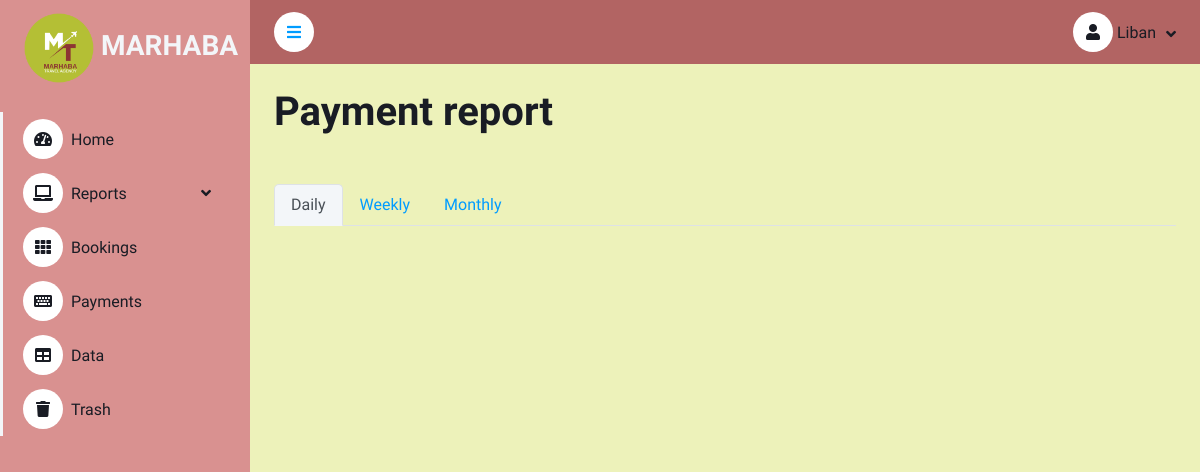
/report_payment (signed in), run on an earlier commit of the app's database.
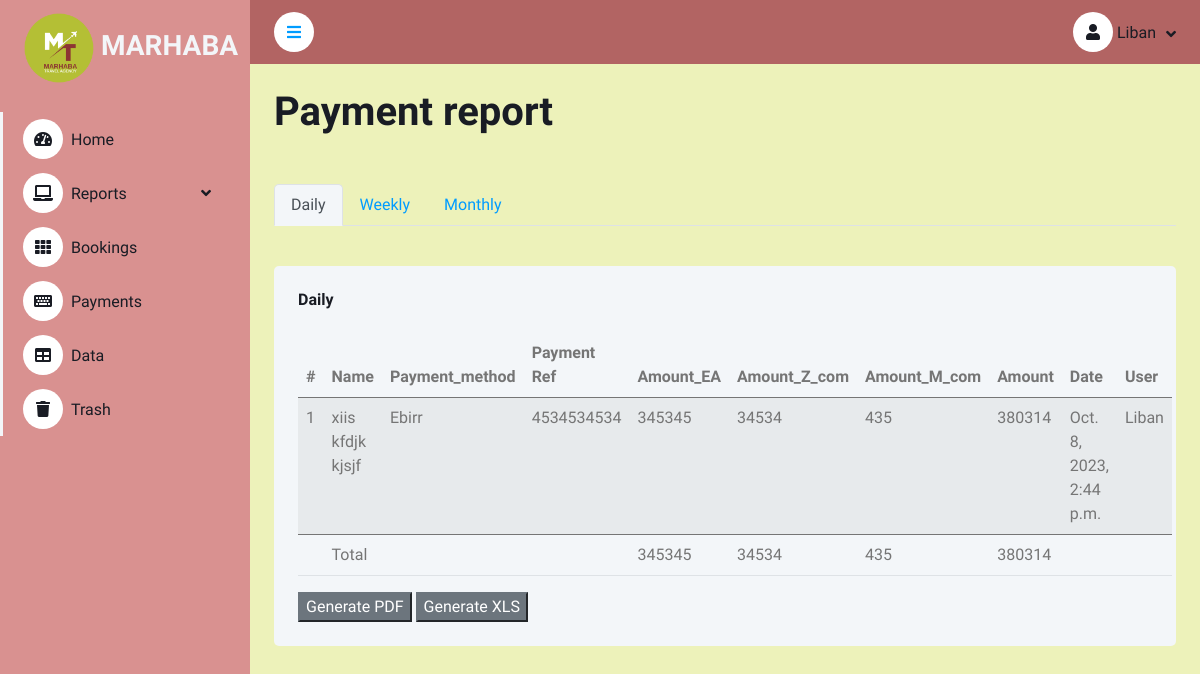
And on a later commit of the database.
### booking_brain/models.py (models this page shows, shortened)
class Payment(models.Model):
    id =models.AutoField(primary_key=True)
    user = models.ForeignKey(User, on_delete=models.CASCADE)
    Date_created = models.DateTimeField(auto_now_add=True)
    Payment_method = models.CharField(max_length=50)
    Payment_status = models.BooleanField(default=True)
    Ticket_no = models.CharField(max_length=50, null=True)
    Payment_ref = models.CharField(max_length=50)
    Amount_EA = models.IntegerField()
    Amount_Z_com = models.IntegerField()
    Amount_M_com = models.IntegerField()
    Amount = models.IntegerField()
    passenger = models.ForeignKey(Passenger, on_delete=models.CASCADE)
    def __str__(self):
        return (f'{self.passenger.First_name} {self.passenger.Middle_name} {self.passenger.Last_name}')

class Passenger(models.Model):
    id = models.AutoField(primary_key=True)
    Date_created = models.DateTimeField(auto_now_add=True)
    user = models.ForeignKey(User, on_delete=models.CASCADE)
    First_name = models.CharField(max_length=50)
    Middle_name = models.CharField(max_length=50)
    Last_name = models.CharField(max_length=50)
    Phone_number = models.CharField(max_length=50)
    Departure_place = models.CharField(max_length=50)
    Destination = models.CharField(max_length=50)
    Departure_date = models.DateField()
    Return_date = models.DateField(null=True)
    Amount = models.IntegerField()
    Booked = models.BooleanField(default=False)
    Paid  =  models.BooleanField(default=False)

### booking_brain/views.py (the view)
# urls.py: path('report_payment', views.report_payment , name = 'report_payment'),
@login_required(login_url='login_user')
def report_payment(request):
    payments_today =  Query_model_by_duration(Payment, 'day')
    today_amount_ea = payments_today.aggregate(Sum('Amount_EA'))['Amount_EA__sum']
    today_amount_z_com = payments_today.aggregate(Sum('Amount_Z_com'))['Amount_Z_com__sum']
    today_amount_m_com = payments_today.aggregate(Sum('Amount_M_com'))['Amount_M_com__sum']
    today_amount = payments_today.aggregate(Sum('Amount'))['Amount__sum']
    payments_this_week =  Query_model_by_duration(Payment, 'week')
    week_amount_ea = payments_this_week.aggregate(Sum('Amount_EA'))['Amount_EA__sum']
    week_amount_z_com = payments_this_week.aggregate(Sum('Amount_Z_com'))['Amount_Z_com__sum']
    week_amount_m_com = payments_this_week.aggregate(Sum('Amount_M_com'))['Amount_M_com__sum']
    week_amount = payments_this_week.aggregate(Sum('Amount'))['Amount__sum']
    payments_this_month  = Query_model_by_duration(Payment, 'month')
    month_amount_ea = payments_this_month.aggregate(Sum('Amount_EA'))['Amount_EA__sum']
    month_amount_z_com = payments_this_month.aggregate(Sum('Amount_Z_com'))['Amount_Z_com__sum']
    month_amount_m_com = payments_this_month.aggregate(Sum('Amount_M_com'))['Amount_M_com__sum']
    month_amount = payments_this_month.aggregate(Sum('Amount'))['Amount__sum']
    context = {
        'payments_today' : {'objects' : payments_today, 'amount_ea' : today_amount_ea,
        'amount_m_com' : today_amount_m_com, 'amount_z_com' : today_amount_z_com, 'amount' : today_amount},
        'payments_this_week' : {'objects' : payments_this_week, 'amount_ea' : week_amount_ea,
        'amount_m_com' : week_amount_m_com, 'amount_z_com' : week_amount_z_com, 'amount' : week_amount},
        'payments_this_month' : {'objects' : payments_this_month, 'amount_ea' : month_amount_ea,
        'amount_m_com' : month_amount_m_com, 'amount_z_com' : month_amount_z_com, 'amount' : month_amount}
    }
    return render(request,'booking_brain/report_payment.html', context)

### booking_brain/templates/booking_brain/report_payment.html (shortened to what this page needs)
{% extends 'booking_brain/base.html' %}
{% block content %}
<div class="row g-4">
<h1 class="mb-4">Payment report</h1>
<nav>
    <div class="nav nav-tabs" id="nav-tab" role="tablist">
        <button class="nav-link active" id="nav-home-tab" data-bs-toggle="tab"
            data-bs-target="#nav-home" type="button" role="tab" aria-controls="nav-home"
            aria-selected="true">Daily</button>
        <button class="nav-link" id="nav-profile-tab" data-bs-toggle="tab"
            data-bs-target="#nav-profile" type="button" role="tab"
            aria-controls="nav-profile" aria-selected="false">Weekly</button>
        <button class="nav-link" id="nav-contact-tab" data-bs-toggle="tab"
            data-bs-target="#nav-contact" type="button" role="tab"
            aria-controls="nav-contact" aria-selected="false">Monthly</button>
    </div>
</nav>
<div class="tab-content pt-3" id="nav-tabContent">
    <div class="tab-pane fade show active" id="nav-home" role="tabpanel" aria-labelledby="nav-home-tab">
        {% if payments_today.objects %}
        <div class="col-sm-12 col-xl-12">
            <div class="bg-light rounded h-100 p-4">
                <h6 class="mb-4">Daily</h6>
                <table class="table table-striped table-hover" id="daily">
                    <thead>
                        <th>#</th>
                        <th>Name</th>
                        <th>Payment_method</th>
                        <th>Payment Ref</th>
                        <th>Amount_EA</th>
                        <th>Amount_Z_com</th>
                        <th>Amount_M_com</th>
                        <th>Amount</th>
                        <th>Date</th>
                        <th>User</th>
                    </thead>
                    {% for p in payments_today.objects %}
                    <tr>
                        <td>{{ forloop.counter }}</td><td>{{ p }}</td> <td>{{p.Payment_method}}</td><td>{{p.Payment_ref}}</td><td>{{p.Amount_EA}}</td>
                        <td>{{p.Amount_Z_com}}</td><td>{{p.Amount_M_com}}</td><td>{{p.Amount}}</td><td>{{p.Date_created}}</td><td>{{p.user}}</td>
                    </tr>
                    {% endfor %}
                    <tfoot>
                        <tr>
                            <td></td><td>Total</td><td></td><td></td>
                            <td>{{payments_today.amount_ea}}</td>
                            <td>{{payments_today.amount_z_com}}</td>
                            <td>{{payments_today.amount_m_com}}</td>
                            <td>{{payments_today.amount}}</td>
                            <td></td><td></td>
                        </tr>
                        </tfoot>
                </table>
                <button class="btn-secondary" id="todayButton">Generate PDF</button>
                <button class="btn-secondary" id="todayButtonX">Generate XLS</button>
            </div>
        </div>
        {% endif %}
    </div>
</div>
</div>
{% endblock %}

What changed in the data, as far as the page shows it:
added Payment: passenger.Last_name "xiis kfdjk kjsjf", Payment_method "Ebirr", Payment_ref "4534534534", Amount_EA "345345", Amount_Z_com "34534", Amount_M_com "435", Amount "380314", Date_created "Oct. 8, 2023, 2:44 p.m.", user "Liban"
Also different on the page:
{{ payments_today.amount_ea }}: (not shown) → "345345"
{{ payments_today.amount_z_com }}: (not shown) → "34534"
{{ payments_today.amount_m_com }}: (not shown) → "435"
{{ payments_today.amount }}: (not shown) → "380314"
text now shown: "Daily # Name Payment_method Payment Ref Amount_EA Amount_Z_com Amount_M_com Amount Date User Total Generate PDF Generate XLS"
